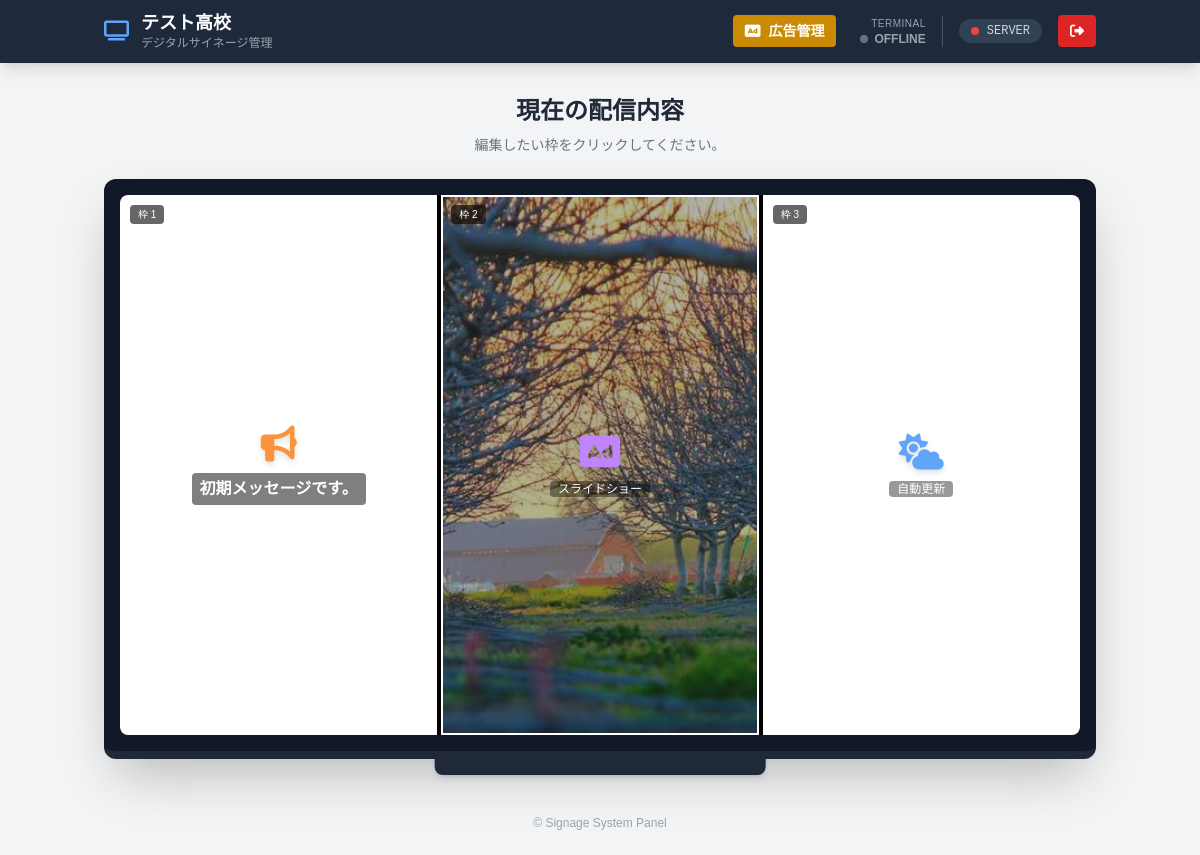
The page /dashboard (signed in) on the database as committed earlier.
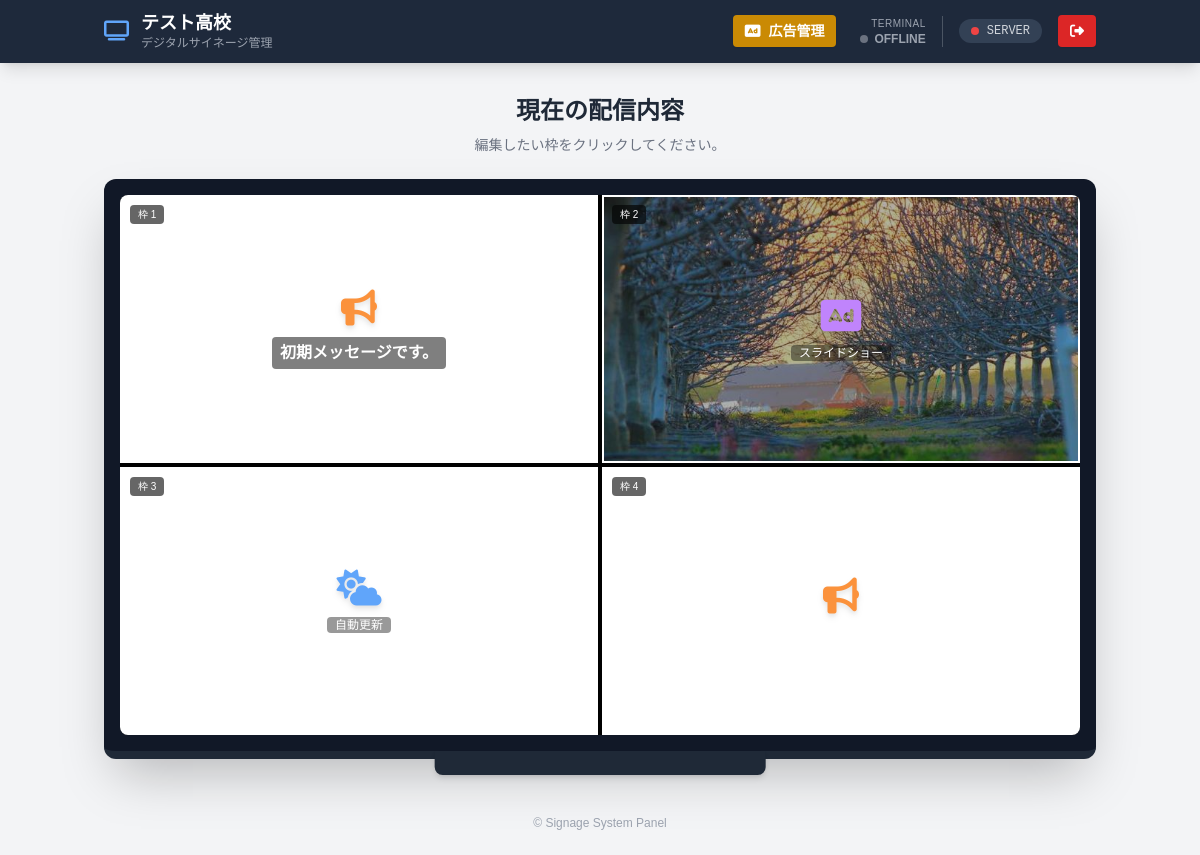
The same page on the database as committed later.
### app/models/models.py (models this page shows)
class School(Base):
    __tablename__ = "schools"
    id = Column(String, primary_key=True, index=True)
    name = Column(String)
    layout_type = Column(Integer, default=4)
    last_heartbeat = Column(DateTime, nullable=True)
    users = relationship("User", back_populates="school")
    slots = relationship("Slot", back_populates="school", cascade="all, delete-orphan")
    invitation_tokens = relationship("InvitationToken", back_populates="target_school")

class Content(Base):
    __tablename__ = "contents"
    id = Column(Integer, primary_key=True, index=True)
    slot_id = Column(Integer, ForeignKey("slots.id"))
    body = Column(Text, nullable=True)
    media_url = Column(String, nullable=True)
    is_active = Column(Boolean, default=True)
    updated_at = Column(DateTime, default=datetime.now, onupdate=datetime.now)
    start_at = Column(DateTime, nullable=True)
    end_at = Column(DateTime, nullable=True)
    theme = Column(String, default="default")
    slot = relationship("Slot", back_populates="contents")

class Slot(Base):
    __tablename__ = "slots"
    id = Column(Integer, primary_key=True, index=True)
    school_id = Column(String, ForeignKey("schools.id"))
    position = Column(Integer)
    content_type = Column(String)
    config = Column(JSON, default={})
    school = relationship("School", back_populates="slots")
    contents = relationship("Content", back_populates="slot", cascade="all, delete-orphan")

### app/routers/web_ui.py (the view)
@router.get("/dashboard", response_class=HTMLResponse)
def dashboard(request: Request, db: Session = Depends(get_db)):
    user_id = request.session.get("user_id")
    if not user_id:
        return RedirectResponse(url="/")
    user = db.query(models.User).filter(models.User.id == user_id).first()
    if not user:
        return RedirectResponse(url="/")
    school = user.school
    if not school:
        if user.role == models.UserRole.SUPER_ADMIN:
            return RedirectResponse(url="/super_admin/dashboard")
        return templates.TemplateResponse("login.html", {"request": request, "error": "所属する学校情報がありません"})
    is_online = False
    last_seen_str = "データなし"
    if school.last_heartbeat:
        delta = datetime.now() - school.last_heartbeat
        if delta.total_seconds() < 600:
            is_online = True
        last_seen_str = school.last_heartbeat.strftime("%m/%d %H:%M")
    slots_data = []
    for slot in sorted(school.slots, key=lambda x: x.position):
        content = db.query(models.Content).filter(models.Content.slot_id == slot.id).first()
        slots_data.append({"slot": slot, "content": content})
    return templates.TemplateResponse("dashboard.html", {
        "request": request,
        "school": school,
        "slots_data": slots_data,
        "is_online": is_online,
        "last_seen": last_seen_str
    })

### templates/dashboard.html (shortened to what this page needs)
<!DOCTYPE html>
<html lang="ja">
<head>
    <script src="https://cdn.tailwindcss.com"></script>
    <link rel="stylesheet" href="https://cdnjs.cloudflare.com/ajax/libs/font-awesome/6.4.0/css/all.min.css">
    <link rel="stylesheet" href="https://cdn.jsdelivr.net/npm/flatpickr/dist/flatpickr.min.css">
</head>
<body class="bg-gray-100 min-h-screen flex flex-col">
    <nav class="bg-slate-800 text-white shadow-lg sticky top-0 z-50">
        <div class="container mx-auto px-4 py-3 flex justify-between items-center">
            <div class="flex items-center space-x-3">
                <i class="fa-solid fa-tv text-blue-400 text-xl"></i>
                <div>
                    <h1 class="font-bold text-lg leading-tight">{{ school.name }}</h1>
                    <p class="text-xs text-gray-400">デジタルサイネージ管理</p>
                </div>
            </div>
            <div class="flex items-center space-x-4">
                <a href="/admin/ads" class="flex items-center text-sm bg-yellow-600 hover:bg-yellow-700 px-3 py-1.5 rounded transition shadow-sm font-bold mr-2" title="広告の承認・停止">
                    <i class="fa-solid fa-rectangle-ad mr-2"></i> 広告管理
                </a>
                <div class="hidden md:flex flex-col items-end mr-1 border-r border-gray-600 pr-4">
                    <span class="text-[10px] text-gray-400 uppercase tracking-wider">Terminal</span>
                    {% if is_online %}
                    <div class="flex items-center text-green-400 font-bold text-xs" title="最終通信: {{ last_seen }}">
                        <span class="w-2 h-2 rounded-full bg-green-500 mr-1.5 animate-pulse"></span> ONLINE
                    </div>
                    {% else %}
                    <div class="flex items-center text-gray-400 font-bold text-xs" title="最終通信: {{ last_seen }}">
                        <span class="w-2 h-2 rounded-full bg-gray-500 mr-1.5"></span> OFFLINE
                    </div>
                    {% endif %}
                </div>
                <div class="hidden md:flex items-center bg-slate-700 rounded-full px-3 py-1" title="サーバー接続状態">
                    <div id="connection-status" class="w-2 h-2 rounded-full bg-red-500 mr-2"></div>
                    <span class="text-xs font-mono text-gray-300">SERVER</span>
                </div>
                <a href="/logout" class="bg-red-600 hover:bg-red-700 px-3 py-1.5 rounded text-sm transition shadow-sm ml-2">
                    <i class="fa-solid fa-right-from-bracket"></i>
                </a>
            </div>
        </div>
    </nav>
    <main class="flex-grow container mx-auto px-4 py-8 flex flex-col items-center">
        <div class="text-center mb-6">
            <h2 class="text-2xl font-bold text-gray-800 mb-2">現在の配信内容</h2>
            <p class="text-gray-500 text-sm">編集したい枠をクリックしてください。</p>
        </div>
        <div class="relative w-full max-w-5xl bg-gray-900 rounded-xl p-4 shadow-2xl border-b-8 border-gray-800">
            <div class="bg-black w-full aspect-video rounded-lg overflow-hidden relative">
                <div class="w-full h-full grid gap-1
                            {% if school.layout_type == 1 %}grid-cols-1
                            {% elif school.layout_type == 2 %}grid-cols-2
                            {% elif school.layout_type == 3 %}grid-cols-3
                            {% elif school.layout_type == 4 %}grid-cols-2 grid-rows-2
                            {% else %}grid-cols-1{% endif %}">
                    {% for item in slots_data %}
                    {% set slot = item.slot %}
                    {% set content = item.content %}
                    <div onclick="openModal('modal-{{ slot.id }}')"
                         class="relative bg-white group cursor-pointer overflow-hidden border-2 border-transparent hover:border-blue-500 transition-all duration-200">
                        <div class="w-full h-full flex flex-col items-center justify-center p-4 text-center">
                            {% if content and content.media_url %}
                            <img src="{{ content.media_url }}" class="absolute inset-0 w-full h-full object-cover opacity-90 group-hover:scale-105 transition duration-500">
                            <div class="absolute inset-0 bg-black bg-opacity-30 group-hover:bg-opacity-20 transition"></div>
                            {% endif %}
                            <div class="relative z-10 pointer-events-none">
                                <div class="text-4xl mb-2 drop-shadow-md text-white/90 group-hover:text-white transition group-hover:scale-110 duration-300">
                                    {% if slot.content_type == 'notice' %}<i class="fa-solid fa-bullhorn text-orange-400"></i>
                                    {% elif slot.content_type == 'weather' %}<i class="fa-solid fa-cloud-sun text-blue-400"></i>
                                    {% elif slot.content_type == 'ad' %}<i class="fa-solid fa-rectangle-ad text-purple-400"></i>
                                    {% elif slot.content_type == 'bus' %}<i class="fa-solid fa-bus text-green-400"></i>
                                    {% elif slot.content_type == 'train' %}<i class="fa-solid fa-train text-green-400"></i>
                                    {% elif slot.content_type == 'countdown' %}<i class="fa-solid fa-hourglass-half text-pink-400"></i>
                                    {% elif slot.content_type == 'wbgt' %}<i class="fa-solid fa-temperature-high text-red-500"></i>
                                    {% elif slot.content_type == 'emergency' %}<i class="fa-solid fa-triangle-exclamation text-red-600 animate-pulse"></i>
                                    {% elif slot.content_type == 'club_result' %}<i class="fa-solid fa-trophy text-yellow-400"></i>
                                    {% elif slot.content_type == 'lost_found' %}<i class="fa-solid fa-key text-gray-300"></i>
                                    {% endif %}
                                </div>
                                {% if content and content.body %}
                                <p class="text-white font-bold text-shadow line-clamp-2 px-2 text-sm sm:text-base bg-black/50 rounded py-1 backdrop-blur-sm">
                                    {{ content.body }}
                                </p>
                                {% endif %}
                                {% if slot.content_type == 'weather' %}
                                <p class="text-white text-xs mt-1 bg-black/40 px-2 rounded">自動更新</p>
                                {% elif slot.content_type == 'ad' %}
                                <p class="text-white text-xs mt-1 bg-black/40 px-2 rounded">スライドショー</p>
                                {% endif %}
                            </div>
                        </div>
                        <div class="absolute inset-0 bg-blue-600 bg-opacity-0 group-hover:bg-opacity-20 flex items-center justify-center transition-all duration-200">
                        </div>
                        <div class="absolute top-2 left-2 bg-black/60 text-white text-[10px] px-2 py-0.5 rounded backdrop-blur-md">
                            枠 {{ slot.position + 1 }}
                        </div>
                    </div>
                    {% endfor %}
                </div>
            </div>
            <div class="absolute -bottom-6 left-1/2 transform -translate-x-1/2 w-1/3 h-6 bg-gray-800 rounded-b-lg shadow-md"></div>
        </div>
    </main>
    <footer class="mt-auto py-6 text-center text-xs text-gray-400">
        &copy; Signage System Panel
    </footer>
</body>
</html>

### templates/dashboard.html (style rules this page uses)
body { font-family: 'Noto Sans JP', sans-serif; }
.aspect-video { aspect-ratio: 16 / 9; }

Rows that differ between the two databases and show on the page:
added Slot: content_type "notice" (drawn), slot.position+1 "4"
Other text that changed with them:
new list line: "枠"
